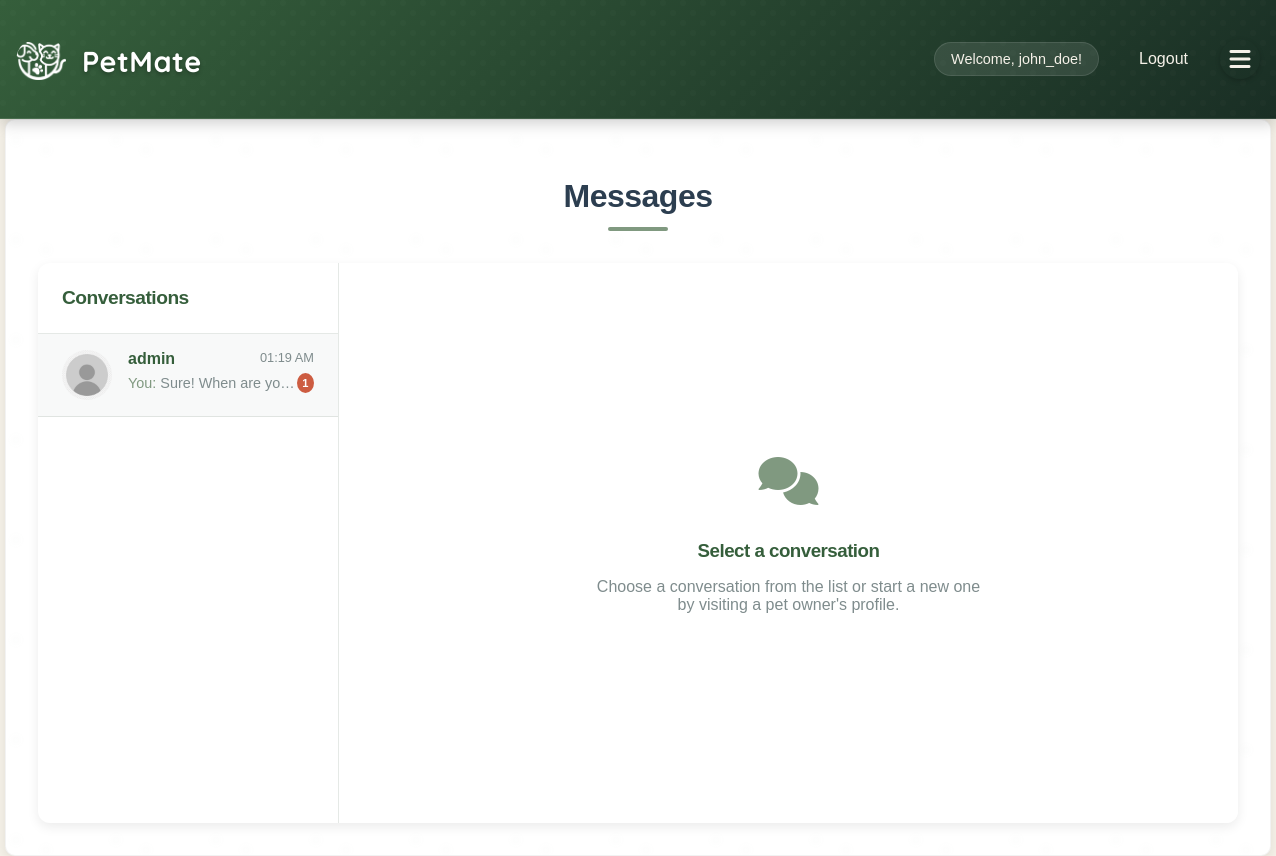
The page /messages/ (signed in) on the database as committed earlier.
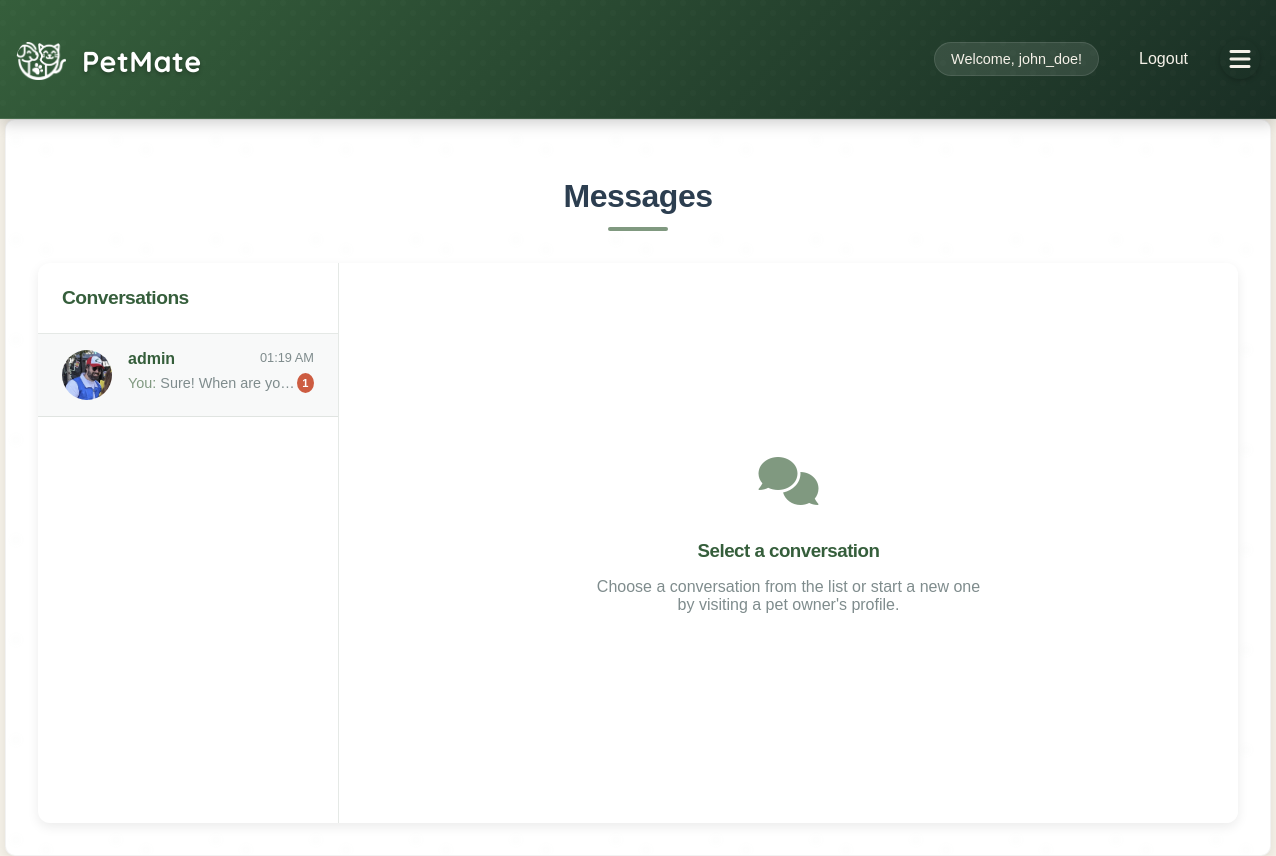
The same page on the database as committed later.
### app/models/user.py (models this page shows, shortened)
class User(db.Model, UserMixin):
    __tablename__ = 'users'
    id = db.Column(db.Integer, primary_key=True)
    username = db.Column(db.String(80), unique=True, nullable=False)
    email = db.Column(db.String(120), unique=True, nullable=False)
    password_hash = db.Column(db.String(128))
    name = db.Column(db.String(120))  # User's full name
    created_at = db.Column(db.DateTime, default=datetime.utcnow)
    profile_picture = db.Column(db.String(255))  # Store the filename of uploaded image
    bio = db.Column(db.Text)  # User bio
    location = db.Column(db.String(200))  # User location
    is_admin = db.Column(db.Boolean, default=False)
    account_status = db.Column(db.String(20), default='active')  # active, suspended, banned
    last_login = db.Column(db.DateTime)
    account_notes = db.Column(db.Text)  # Admin notes about the user
    preferred_meetup_types = db.Column(db.String(255))  # e.g., "parks,beaches,dog runs"
    availability = db.Column(db.String(255))  # e.g., "weekends,evenings"
    pet_owner_since = db.Column(db.Integer)  # Year they became a pet owner
    pet_experience_level = db.Column(db.String(50))  # e.g., "beginner", "intermediate", "expert"
    pets = db.relationship('Pet', backref='owner', lazy=True)
    hosted_playdates = db.relationship('Playdate', foreign_keys='Playdate.host_id', lazy=True)
    attended_playdates = db.relationship('Playdate', secondary=playdate_attendees, lazy=True)
    reviews_received = db.relationship('Review',
                                     foreign_keys='Review.reviewed_user_id',
                                     back_populates='reviewed_user',
                                     lazy='joined')
    reviews_given = db.relationship('Review',
                                  foreign_keys='Review.reviewer_id',
                                  back_populates='reviewer',
                                  lazy='joined')
    @property
    def is_authenticated(self):
        return True
    def get_unread_message_count(self):
        from app.models.message import Message
        return Message.query.filter_by(recipient_id=self.id, is_read=False).count()

### app/routes/messages.py (the view)
@bp.route('/')
def inbox():
    if 'username' not in session:
        return redirect(url_for('auth.login'))
    user = User.query.filter_by(username=session['username']).first()
    messages = Message.query.filter(
        or_(
            Message.sender_id == user.id,
            Message.recipient_id == user.id
        )
    ).order_by(Message.timestamp.desc()).all()
    conversations = {}
    for message in messages:
        other_user_id = message.sender_id if message.recipient_id == user.id else message.recipient_id
        if other_user_id not in conversations:
            other_user = User.query.get(other_user_id)
            conversations[other_user_id] = {
                'user': other_user,
                'latest_message': message,
                'unread_count': 0
            }
        if message.recipient_id == user.id and not message.is_read:
            conversations[other_user_id]['unread_count'] += 1
    conversations_list = sorted(
        conversations.values(),
        key=lambda x: x['latest_message'].timestamp,
        reverse=True
    )
    user_agent = request.headers.get('User-Agent', '').lower()
    is_mobile = any(device in user_agent for device in ['iphone', 'android', 'mobile', 'tablet'])
    mode = request.args.get('mode', None)
    use_mobile = is_mobile and mode != 'desktop'
    template = 'mobile_messages.html' if use_mobile else 'messages.html'
    total_unread = sum(conv['unread_count'] for conv in conversations.values())
    return render_template(
        template,
        conversations=conversations_list,
        current_user=user,
        unread_messages=total_unread
    )

### app/__init__.py (called while the page is built)
@login_manager.user_loader
def load_user(user_id):
    from app.models.user import User
    return User.query.get(int(user_id))

### app/templates/messages.html (shortened to what this page needs)
{% extends "base.html" %}
{% block content %}
<div class="container">
    <h2>Messages</h2>
    <div class="messaging-container">
        <div class="conversations-list">
            <div class="conversations-header">
                <h3>Conversations</h3>
            </div>
            {% if conversations %}
                <div class="conversations">
                    {% for convo in conversations %}
                        <a href="{{ url_for('messages.conversation', user_id=convo['user'].id) }}" class="conversation-item {% if convo['unread_count'] > 0 %}unread{% endif %}">
                            <div class="conversation-avatar">
                                {% if convo['user'].profile_picture %}
                                    <img src="{{ url_for('static', filename='profile_pictures/' + convo['user'].profile_picture) }}" alt="{{ convo['user'].username }}">
                                {% else %}
                                    <img src="{{ url_for('static', filename='profile_pictures/default_user.png') }}" alt="{{ convo['user'].username }}">
                                {% endif %}
                            </div>
                            <div class="conversation-info">
                                <div class="conversation-header">
                                    <span class="conversation-name">{{ convo['user'].username }}</span>
                                    <span class="conversation-time">{{ convo['latest_message'].timestamp.strftime('%I:%M %p') }}</span>
                                </div>
                                <div class="conversation-preview">
                                    <p>
                                        {% if convo['latest_message'].sender_id == current_user.id %}
                                            <span class="sent-indicator">You:</span>
                                        {% endif %}
                                        {{ convo['latest_message'].content|truncate(30) }}
                                    </p>
                                    {% if convo['unread_count'] > 0 %}
                                        <span class="unread-badge">{{ convo['unread_count'] }}</span>
                                    {% endif %}
                                </div>
                            </div>
                        </a>
                    {% endfor %}
                </div>
            {% else %}
                <div class="no-conversations">
                    <p>You don't have any messages yet.</p>
                    <p>Start a conversation by visiting another pet owner's profile or joining a playdate!</p>
                </div>
            {% endif %}
        </div>
        <div class="message-placeholder">
            <div class="message-placeholder-content">
                <i class="fas fa-comments"></i>
                <h3>Select a conversation</h3>
                <p>Choose a conversation from the list or start a new one by visiting a pet owner's profile.</p>
            </div>
        </div>
    </div>
</div>
{% endblock %}

Rows that differ between the two databases and show on the page:
changed User "admin": profile_picture: picture added; profile_picture empty → "user_1_profile.png" (drawn)
